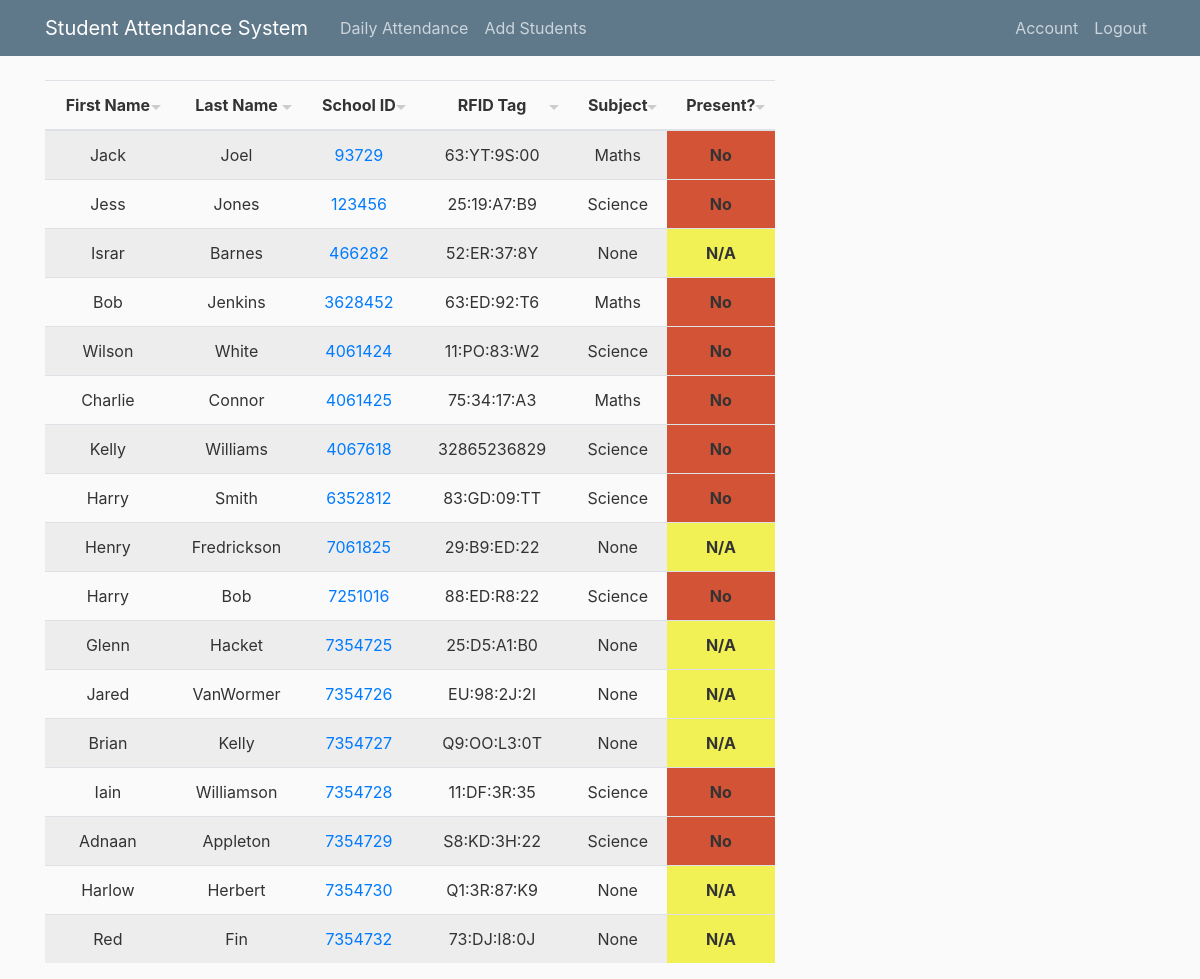
The app's page /attendance (signed in), older data.
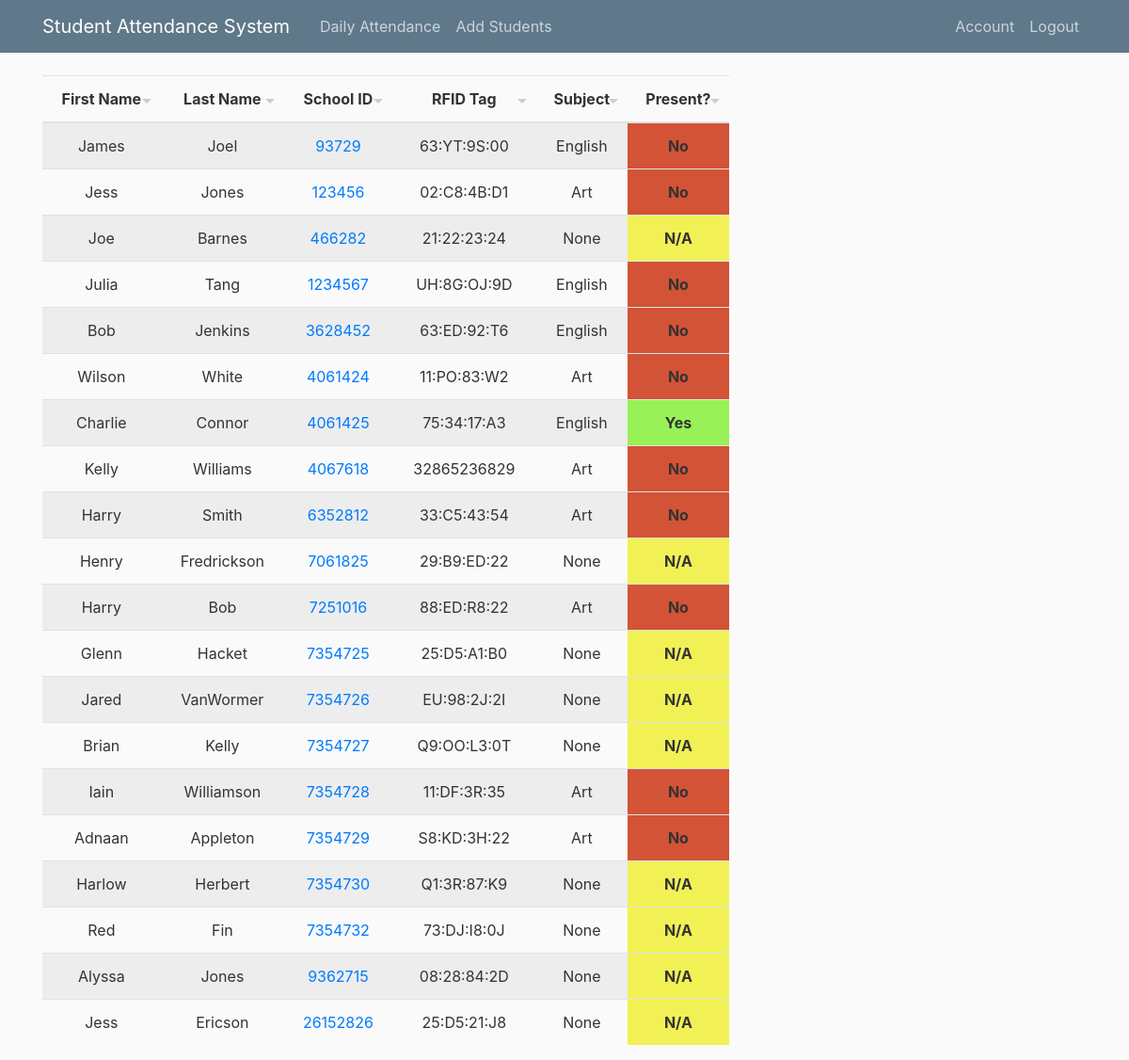
The same page, newer data.
### app/models.py (models this page shows, shortened)
class student(db.Model):
	__tablename__ = "student"
	lname = db.Column(db.String(128))
	fname = db.Column(db.String(128))
	id = db.Column(db.Integer, primary_key=True)
	rfid = db.Column(db.String(16))
	present = db.Column(db.String(16))
	subject = db.Column(db.String(20))

### app/routes.py (the view)
@app.route("/", methods=['GET', 'POST'])
@app.route("/attendance")
@login_required
def attendance():
	return render_template('attendance.html', query=student.query.all(), title='Attendance')

### app/models.py (called while the page is built)
@login_manager.user_loader
def load_user(user_id):
	user = teacher.query.get(int(user_id))
	if user:
		return user

### app/templates/attendance.html
{% extends "base.html" %}
{% block content %}
    <table class="table table-striped table-hover table-sortable" id="tblstudents">
    <thead>
        <tr>
            <th scope="col">First Name</th>
            <th scope="col">Last Name</th>
            <th scope="col">School ID</th>
            <th scope="col">RFID Tag</th>
            <th scope="col">Subject</th>
            <th scope="col">Present?</th>
        </tr>
    </thead>
    <tbody>
    {%for student in query%}
    <tr>
        <td>{{student.fname}}</td>
        <td>{{student.lname}}</td>
        <td><a href="/stedit/{{student.id}}">{{student.id}}</a></td>
        <td>{{student.rfid}}</td>
        <td>{{student.subject}}</td>
        {% if student.present == 'No' %}
            <td id="NotPresent">{{student.present}}</td>
        {% elif student.present == 'Yes' %}
            <td id="YesPresent">{{student.present}}</td>
        {% else %}
            <td id="NonePresent">{{student.present}}</td>
        {% endif %}
    </tr>
    {% endfor %}
    </tbody>
 </table>
{% endblock content %}

### app/templates/base.html (shortened to what this page needs)
<!DOCTYPE html>
<html>
<head>
    <link rel="stylesheet" href="https://maxcdn.bootstrapcdn.com/bootstrap/4.0.0/css/bootstrap.min.css">
    <link rel="stylesheet" type="text/css" href="{{ url_for('static',filename='styles/main.css') }}">
</head>
<body>
    <header class="site-header">
      <nav class="navbar navbar-expand-md navbar-dark bg-steel fixed-top">
        <div class="container">
          <a class="navbar-brand mr-4" href="/">Student Attendance System</a>
          <div class="collapse navbar-collapse" id="navbarToggle">
            <div class="navbar-nav mr-auto">
              {% if current_user.is_authenticated %}
                <a class="nav-item nav-link" href="{{ url_for('attendance') }}">Daily Attendance</a>
                <a class="nav-item nav-link" href="{{ url_for('stadd') }}">Add Students</a>
              {% else %}
                <a class="nav-item nav-link" href="{{ url_for('login') }}">Login</a>
              {% endif %}
            </div>
            <div class="navbar-nav">
              {% if current_user.is_authenticated %}
                <a class="nav-item nav-link" href="{{ url_for('account') }}">Account</a>
                <a class="nav-item nav-link" href="{{ url_for('logout') }}">Logout</a>
              {% endif %}
            </div>
          </div>
        </div>
      </nav>
    </header>
    <main role="main" class="container">
      <div class="row">
        <div class="col-md-8">
          {% block content %}{% endblock %}
        </div>
      </div>
    </main>
</body>
</html>

### app/static/styles/main.css (style rules this page uses)
body { background: #fafafa; color: #333333; margin-top: 5rem; }
.table-sortable > thead > tr > th { cursor: pointer; position: relative; }
.table-sortable > thead > tr > th:after { content: ' '; position: absolute; height: 0; width: 0; right: 10px; top: 50%; border-left: 5px solid transparent; border-right: 5px solid transparent; border-top: 5px solid #ccc; border-bottom: 0px solid transparent; }
td#NotPresent { background-color: #D35336; font-weight: bold; }
td#YesPresent { background-color: #98F156; font-weight: bold; }
td#NonePresent { background-color: #F1F156; font-weight: bold; }
tr { text-align: center; }
th { width: auto; }
.bg-steel { background-color: #5f788a; }
.site-header .navbar-nav .nav-link { color: #cbd5db; }

Row changes from the older to the newer data that the page shows:
changed student "Joel": fname "Jack" → "James"; subject "Maths" → "English"
changed student id 123456: rfid "25:19:A7:B9" → "02:C8:4B:D1"; subject "Science" → "Art"
changed student "Barnes": fname "Israr" → "Joe"; rfid "52:ER:37:8Y" → "21:22:23:24"
added student: fname "Julia", lname "Tang", id "1234567", rfid "UH:8G:OJ:9D", subject "English", present "No"
changed student "Jenkins": subject "Maths" → "English"
changed student "Wilson": subject "Science" → "Art"
changed student "Charlie": subject "Maths" → "English"; present "No" → "Yes"
changed student "Williams": subject "Science" → "Art"
changed student "Smith": rfid "83:GD:09:TT" → "33:C5:43:54"; subject "Science" → "Art"
changed student "88:ED:R8:22": subject "Science" → "Art"
changed student "Iain": subject "Science" → "Art"
changed student "Adnaan": subject "Science" → "Art"
added student: fname "Alyssa", lname "Jones", id "9362715", rfid "08:28:84:2D", subject "None", present "N/A"
added student: fname "Jess", lname "Ericson", id "26152826", rfid "25:D5:21:J8", subject "None", present "N/A"
